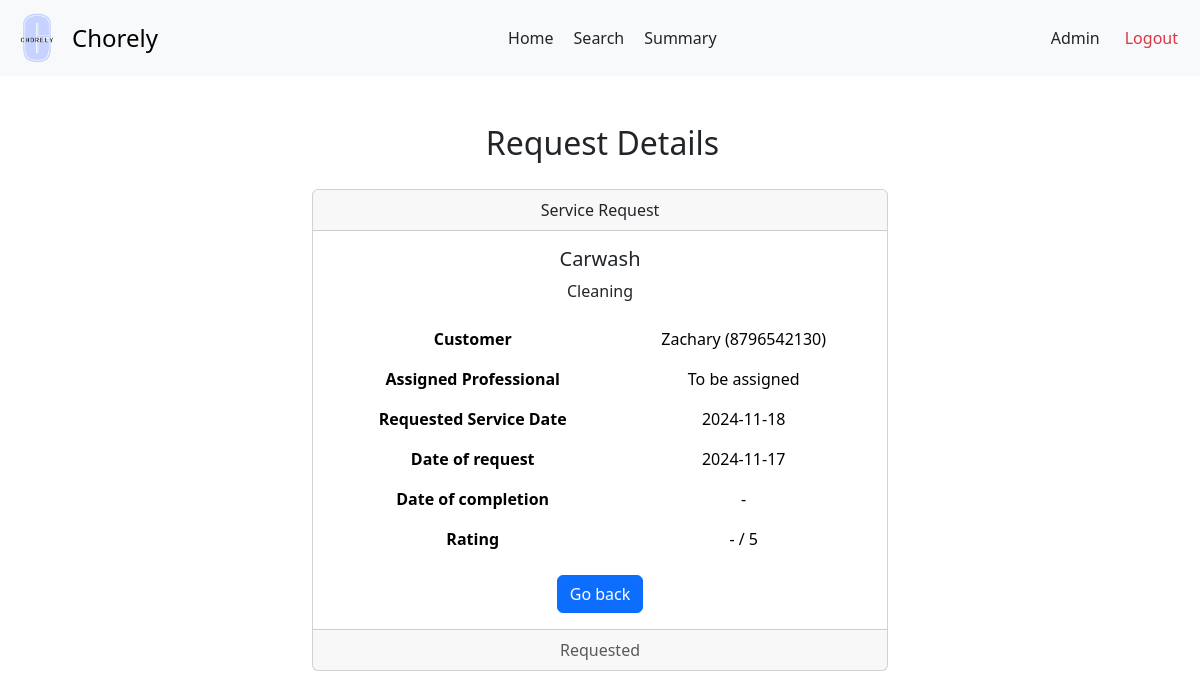
The app's page /admin/view/request/3, older data.
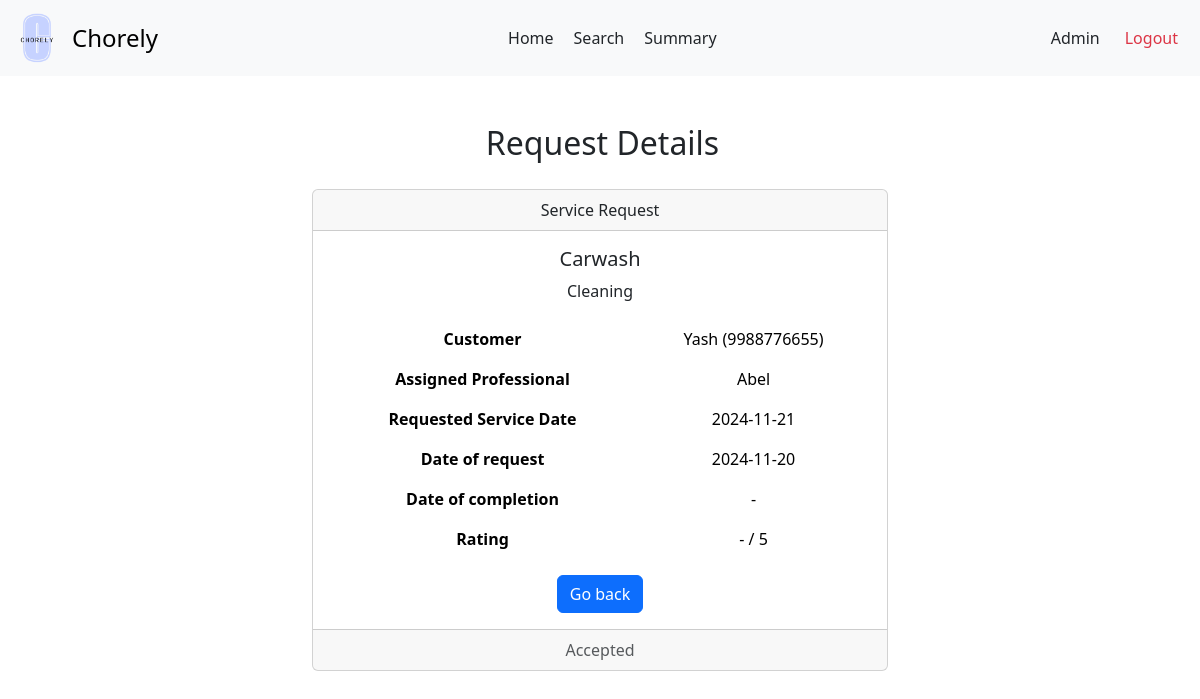
The same page, newer data.
### backend/models.py (models this page shows)
class Customers(db.Model):
    __tablename__ = 'Customers'
    customer_id = db.Column(db.Integer, primary_key=True, autoincrement=True)
    user_id = db.Column(db.Integer, db.ForeignKey('Users.user_id'), unique=True, nullable=False)
    name = db.Column(db.String)
    email = db.Column(db.String)
    address = db.Column(db.String)
    pin_code = db.Column(db.String)
    phone = db.Column(db.String)
    service_requests = db.relationship('ServiceRequests', backref='customer')

class ServiceRequests(db.Model):
    __tablename__ = 'ServiceRequests'
    request_id = db.Column(db.Integer, primary_key=True, autoincrement=True)
    service_id = db.Column(db.Integer, db.ForeignKey('Services.service_id'), nullable=False)
    customer_id = db.Column(db.Integer, db.ForeignKey('Customers.customer_id'), nullable=False)
    professional_id = db.Column(db.Integer, db.ForeignKey('ServiceProfessionals.professional_id'))
    requested_service_date = db.Column(db.Date, default=date.today())
    date_of_request = db.Column(db.Date, default=date.today())
    date_of_completion = db.Column(db.Date)
    service_status = db.Column(db.String, default='requested')
    additional_requests = db.Column(db.String)
    remarks = db.Column(db.String)
    rating = db.Column(db.Float)

class ServiceProfessionals(db.Model):
    __tablename__ = 'ServiceProfessionals'
    professional_id = db.Column(db.Integer, primary_key=True, autoincrement=True)
    user_id = db.Column(db.Integer, db.ForeignKey('Users.user_id'), unique=True, nullable=False)
    service_id = db.Column(db.Integer, db.ForeignKey('Services.service_id'), nullable=False)
    experience_years = db.Column(db.Integer)
    profile_verified = db.Column(db.Boolean, default=False)
    name = db.Column(db.String, nullable = False)
    phone = db.Column(db.String)
    address = db.Column(db.String)
    pin_code = db.Column(db.String)
    service_requests = db.relationship('ServiceRequests', backref='professional')

### backend/adminController.py (the view)
@app.route('/admin/view/request/<int:request_id>', methods =['GET'])
def view_request(request_id):
  request = ServiceRequests.query.get(request_id)
  return render_template('admin-view-request.html', request= request)

### templates/admin-view-request.html (shortened to what this page needs)
<!DOCTYPE html>
<html lang="en">
<head>
  <link href="https://cdn.jsdelivr.net/npm/bootstrap@5.3.3/dist/css/bootstrap.min.css" rel="stylesheet">
  <link rel="stylesheet" href="{{ url_for('static', filename = 'prof-dash.css')}}">
  <link rel="stylesheet" href="{{ url_for('static', filename = 'navbar.css')}}">
</head>
<body>
  <nav class="navbar bg-body-tertiary">
    <div class="container-fluid">
      <a class="navbar-brand d-flex align-items-center" href="#" style="text-decoration: none;">
        <img src="{{ url_for('static', filename = 'logo.png')}}" alt="Chorely Logo" width="50" height="50" id="logo">
        <span style="font-size: 1.5rem;">Chorely</span>
      </a>
      <div style="display: flex;">
        <a class="nav-link active" aria-current="page" href="/admin">Home</a>
        <a class="nav-link" href="/admin/search">Search</a>
        <a class="nav-link" href="/admin/summary">Summary</a>
      </div>
      <div class="d-flex text text-end">
        <a class="nav-link" href="/admin/profile">Admin</a>
        <a class="nav-link text-danger" href="/userlogin">Logout</a>
      </div>
    </div>
  </nav>
  <div id="main">
    <div id="canvas">
      <br>
      <h2 class="headings text text-center">Request Details</h2><br>
      <div class="card text-center" style="width: 60%; margin: auto;">
        <div class="card-header">
          Service Request
        </div>
        <div class="card-body">
          <h5 class="card-title">{{ request.service.name | title }}</h5>
          <p class="card-text">{{ request.service.category | title }}</p>
          <table class="table table-borderless mb-3">
            <tbody>
              <tr>
                <tr>
                  <th>Customer</th>
                  <td>{{ request.customer.name }} ({{ request.customer.phone }})</td>
                </tr>
                <th>Assigned Professional</th>
                <td>{{ request.professional.name | title if request.professional.name else 'To be assigned' }}</td>
              </tr>
              <tr>
                <th>Requested Service Date</th>
                <td>{{ request.requested_service_date }}</td>
              </tr>
              <tr>
                <th>Date of request</th>
                <td>{{ request.date_of_request }}</td>
              </tr>
              <tr>
                <th>Date of completion</th>
                <td>{{ request.date_of_completion or '-' }}</td>
              </tr>
              <tr>
                <th>Rating</th>
                <td>{{ request.rating | int if request.rating else '-' }} / 5</td>
              </tr>
            </tbody>
          </table>
          <a href="javascript: history.back()" class="btn btn-primary">Go back</a>
        </div>
        <div class="card-footer text-body-secondary">
          {{ request.service_status | title }}
        </div>
      </div>
</body>
</html>

Row changes from the older to the newer data that the page shows:
no longer on this page (row edited): Customers: customer.name "Zachary", customer.phone "8796542130"
now on this page (row edited): Customers: customer.name "Yash", customer.phone "9988776655"
now on this page (row edited): ServiceProfessionals: professional.name "Abel"
changed ServiceRequests: requested_service_date "2024-11-18" → "2024-11-21"; date_of_request "2024-11-17" → "2024-11-20"; service_status "Requested" → "Accepted"
Text that changed along with them:
text no longer shown: "To be assigned"
